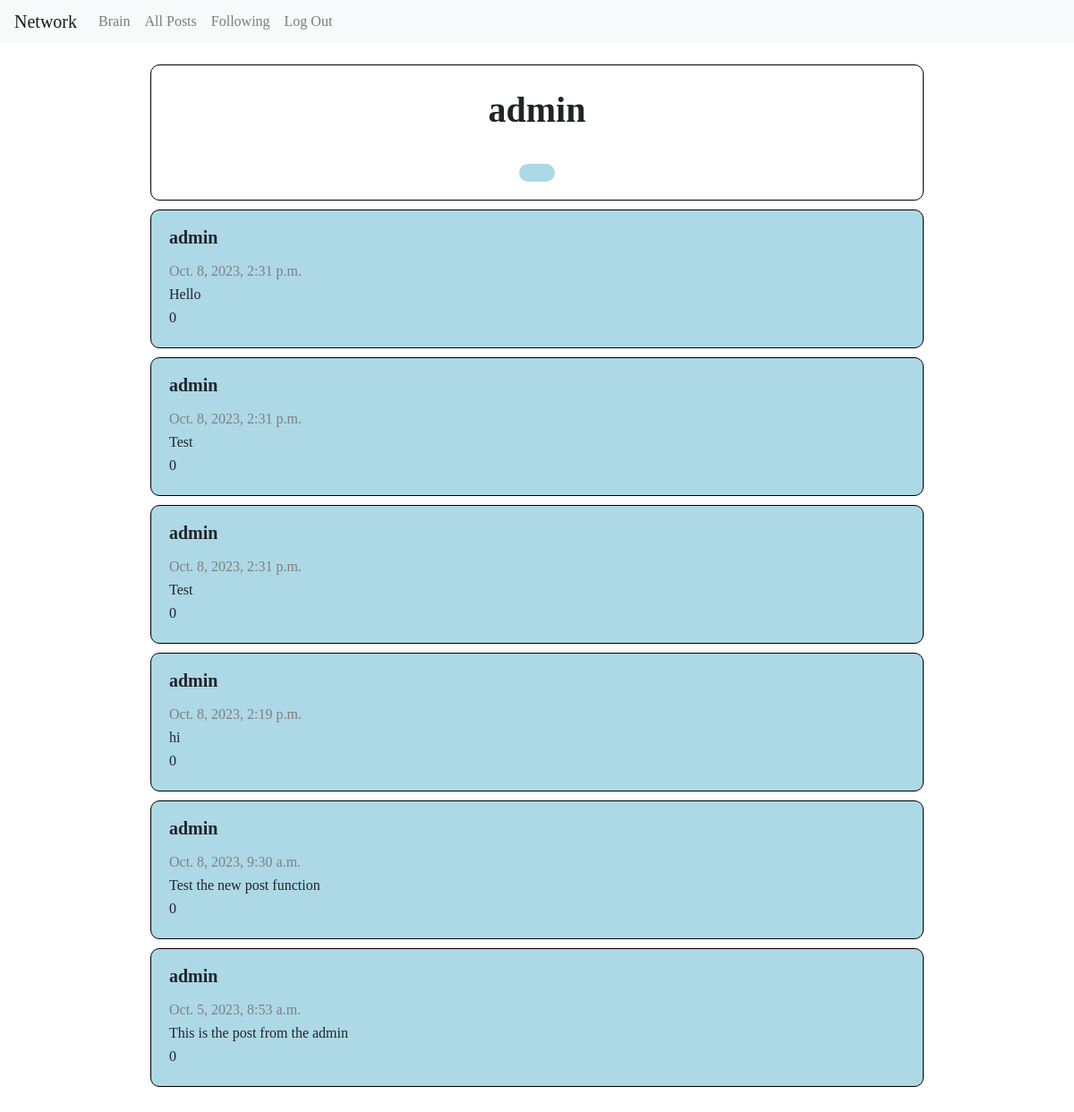
The page /profile/2 (signed in) on the database its author committed.
### network/models.py (models this page shows, shortened)
class User(AbstractUser):
    id = models.AutoField(primary_key=True)
    follower = models.ManyToManyField("User", related_name="your_following", blank=True)
    following = models.ManyToManyField("User", related_name="your_follower", blank=True)
    post = models.ManyToManyField("Post", related_name="poster", blank=True)

class Post(models.Model):
    id = models.AutoField(primary_key=True)
    user = models.ForeignKey("User", related_name="post_creator", on_delete=models.CASCADE , blank=True, null=True)
    text = models.TextField(blank=True)
    time = models.DateTimeField(auto_now_add=True)
    like = models.ManyToManyField("User", related_name="liker", null=True, blank=True)

### network/views.py (the view)
# urls.py: path("profile/<int:id>", views.profile, name="profile"),
def profile(request, id):
    data = User.objects.get(id=id)
    posts = Post.objects.filter(user=id).order_by('-time')
    return render(request, "network/profile.html", {"data": data, "posts": posts})

### network/templates/network/profile.html (shortened to what this page needs)
{% extends "network/layout.html" %}
{% load static %}
{% block body %}
<main id="list">
    <div id="info"">
        <h1 id="username" data-info="{{data.id}}|{{user.id}}">{{ data.username }}</h1>
        <div id="followContainer">
        </div>
        {% if user != data %}
            <button class="status" id="follow_status"></button>
        {% endif %}
    </div>
    <div id="display">
        {% for post in posts %}
            <div class="post">
                <p class="post-header">{{ post.user }}</p>
                <p class="post-element post-time">{{ post.time }}</p>
                <p class="post-element">{{ post.text }}</p>
                <p class="post-element">{{ post.like.count }}</p>
            </div>
        {% endfor %}
    </div>
</main>
{% endblock %}

### network/templates/network/layout.html (shortened to what this page needs)
{% load static %}
<!DOCTYPE html>
<html lang="en">
  <head>
    <link
      rel="stylesheet"
      href="https://stackpath.bootstrapcdn.com/bootstrap/4.4.1/css/bootstrap.min.css"
    />
    <link href="{% static 'network/styles.css' %}" rel="stylesheet" />
  </head>
  <body>
    <nav class="navbar navbar-expand-lg navbar-light bg-light">
      <a class="navbar-brand" href="#">Network</a>
      <div>
        <ul class="navbar-nav mr-auto">
          {% if user.is_authenticated %}
          <li class="nav-item">
            <a class="nav-link" href="{% url 'profile' id=user.id %}"
              ><strong>{{ user.username }}</strong></a
            >
          </li>
          {% endif %}
          <li class="nav-item">
            <a class="nav-link" href="{% url 'index' %}" id="allPost"
              >All Posts</a
            >
          </li>
          {% if user.is_authenticated %}
          <li class="nav-item">
            <a class="nav-link" href="{% url 'following' %}" id="following"
              >Following</a
            >
          </li>
          <li class="nav-item">
            <a class="nav-link" href="{% url 'logout' %}">Log Out</a>
          </li>
          {% endif %}
        </ul>
      </div>
    </nav>
    <div class="body">{% block body %} {% endblock %}</div>
  </body>
</html>

### network/static/network/styles.css (style rules this page uses)
html, body, div, span, applet, object, iframe, h1, h2, h3, h4, h5, h6, p, blockquote, pre, a, abbr, acronym, address, big, cite, code, del, dfn, em, img, ins, kbd, q, s, samp, small, strike, strong, sub, sup, tt, var, b, u, i, center, dl, dt, dd, ol, ul, li, fieldset, form, label, legend, table, caption, tbody, tfoot, thead, tr, th, td, article, aside, canvas, details, embed, figure, figcaption, footer, header, hgroup, menu, nav, output, ruby, section, summary, time, mark, audio, video { margin: 0; padding: 0; border: 0; font-size: 100%; font: inherit; vertical-align: baseline; }
article, aside, details, figcaption, figure, footer, header, hgroup, menu, nav, section { display: block; }
body { line-height: 1; }
ol, ul { list-style: none; }
#list { padding: 2%; margin: 0 auto; display: flex; flex-direction: column; align-items: center; }
#display { display: flex; flex-direction: column; align-items: center; width: 100%; height: auto; }
.post { border: 1px solid black; background-color: lightblue; border-radius: 10px; margin-bottom: 10px; width: 75%; height: 100%; padding: 20px; }
.post-header { font-size: 20px; font-weight: bold; margin-bottom: 15px; }
.post-element { padding: 5px 0; }
.post-time { color: gray; }
#info { border: 1px solid black; border-radius: 10px; width: 75%; height: auto; padding: 20px; margin-bottom: 10px; display: flex; flex-direction: column; align-items: center; }
#info #username { font-weight: bold; font-size: 40px; padding: 10px; }
#info #followContainer { width: 20%; height: auto; padding: 10px; display: flex; flex-direction: row; justify-content: space-around; }
#follow_status { border: none; border-radius: 10px; background: lightblue; padding: 10px 20px; margin-top: 10px; }

### rows shown on the page
User: username "Brain"
User: username "admin"
Post: user "admin", time "Oct. 8, 2023, 2:31 p.m.", text "Hello", like.count "0"
Post: user "admin", time "Oct. 8, 2023, 2:31 p.m.", text "Test", like.count "0"
Post: user "admin", time "Oct. 8, 2023, 2:31 p.m.", text "Test", like.count "0"
Post: user "admin", time "Oct. 8, 2023, 2:19 p.m.", text "hi", like.count "0"
Post: user "admin", time "Oct. 8, 2023, 9:30 a.m.", text "Test the new post function", like.count "0"
Post: user "admin", time "Oct. 5, 2023, 8:53 a.m.", text "This is the post from the admin", like.count "0"
